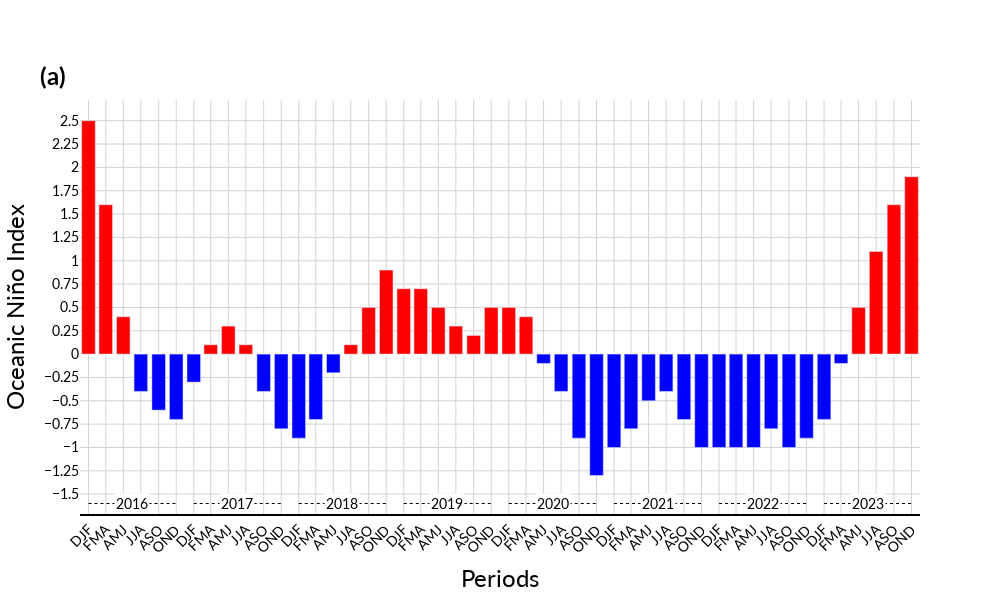

Write notebook code for a chart like this one.
### Code cell
# Melt the dataframe to long format
df_long = df.melt(id_vars=['Year'], var_name='Period', value_name='Value')

# Define the desired periods
desired_periods = ['DJF', 'FMA', 'AMJ', 'JJA', 'ASO', 'OND']

# Create a new datetime column based on Year and Period
df_long['Date'] = pd.to_datetime(df_long['Year'].astype(str) + '-' + df_long['Period'].map(
    {'DJF': '01', 'JFM': '02', 'FMA': '03', 'MAM': '04', 'AMJ': '05', 'MJJ': '06',
     'JJA': '07', 'JAS': '08', 'ASO': '09', 'SON': '10', 'OND': '11', 'NDJ': '12'}))

# Filter to keep only the desired periods
df_filtered = df_long[df_long['Period'].isin(desired_periods)]

# Sort by Date
df_filtered = df_filtered.sort_values('Date')

# Assign colors based on Value
colors = ['red' if value > 0 else 'blue' for value in df_filtered['Value']]

# Font styles
title_font_style = dict(
    family='Lato',
    color='black',
    size=24
)

font_style = dict(
    family='Lato',
    color='black',
    size=14
)

# Plotting with Plotly
fig = go.Figure()

# Adding bar trace
fig.add_trace(
    go.Bar(
        x=df_filtered['Date'],
        y=df_filtered['Value'],
        marker_color=colors
    )
)

# Customizing the layout
fig.update_layout(
    xaxis=dict(
        title='Periods',
        tickmode='array',
        tickvals=df_filtered['Date'], 
        ticktext=df_filtered['Period'],
        titlefont=title_font_style,
        tickfont=font_style,
        tickangle=-45,
        showline=True,
        linecolor='black',
        linewidth=2,
        gridcolor='lightgray'
    ),
    yaxis=dict(
        title='Oceanic Niño Index',
        titlefont=title_font_style,
        tickfont=font_style,
        dtick=.25,
        gridcolor='lightgray'
    ),
    showlegend=False,
    plot_bgcolor='white',
    height=600,
    width=1000
)

# Add annotation to the top-left corner
fig.add_annotation(
    text="(a)",
    xref="paper", yref="paper",
    x=-.05, y=1.1,
    xanchor="left", yanchor="top",
    showarrow=False,
    font=dict(
        family='Lato',
        color='black',
        weight='bold',
        size=24
    )
)

# Add annotations for years and horizontal extents
for year in df_filtered['Year'].unique():
    # Get the corresponding dates for the year
    year_dates = df_filtered[df_filtered['Year'] == year]['Date']
    start_date = year_dates.min()
    end_date = year_dates.max()
    mid_date = year_dates.mean()

    # Add annotation for year label
    fig.add_annotation(
        x=mid_date,
        y=min(df_filtered['Value']) - 0.3,
        text=str(year),
        showarrow=False,
        font=font_style,
        bgcolor='white',
    )

    # Add a horizontal extent line
    fig.add_shape(
        type="line",
        x0=start_date,
        x1=end_date,
        y0=min(df_filtered['Value']) - 0.3,
        y1=min(df_filtered['Value']) - 0.3,
        line=dict(
            color="black",
            width=1,
            dash='dot'
        )
    )

# Show the figure
fig.show()

# Save the figure as a PNG file
fig.write_image(os.path.join(img_path, 'oni.png'), engine="kaleido", scale=6)

### Figure 1 — Plotly figure (JSON) as saved in the notebook; plotly's stock layout.template omitted (floating-point values rounded to 4 significant figures)
{"data": [{"marker": {"color": ["red", "red", "red", "blue", "blue", "blue", "blue", "red", "red", "red", "blue", "blue", "blue", "blue", "blue", "red", "red", "red", "red", "red", "red", "red", "red", "red", "red", "red", "blue", "blue", "blue", "blue", "blue", "blue", "blue", "blue", "blue", "blue", "blue", "blue", "blue", "blue", "blue", "blue", "blue", "blue", "red", "red", "red", "red"]}, "type": "bar", "x": ["2016-01-01T00:00:00", "2016-03-01T00:00:00", "2016-05-01T00:00:00", "2016-07-01T00:00:00", "2016-09-01T00:00:00", "2016-11-01T00:00:00", "2017-01-01T00:00:00", "2017-03-01T00:00:00", "2017-05-01T00:00:00", "2017-07-01T00:00:00", "2017-09-01T00:00:00", "2017-11-01T00:00:00", "2018-01-01T00:00:00", "2018-03-01T00:00:00", "2018-05-01T00:00:00", "2018-07-01T00:00:00", "2018-09-01T00:00:00", "2018-11-01T00:00:00", "2019-01-01T00:00:00", "2019-03-01T00:00:00", "2019-05-01T00:00:00", "2019-07-01T00:00:00", "2019-09-01T00:00:00", "2019-11-01T00:00:00", "2020-01-01T00:00:00", "2020-03-01T00:00:00", "2020-05-01T00:00:00", "2020-07-01T00:00:00", "2020-09-01T00:00:00", "2020-11-01T00:00:00", "2021-01-01T00:00:00", "2021-03-01T00:00:00", "2021-05-01T00:00:00", "2021-07-01T00:00:00", "2021-09-01T00:00:00", "2021-11-01T00:00:00", "2022-01-01T00:00:00", "2022-03-01T00:00:00", "2022-05-01T00:00:00", "2022-07-01T00:00:00", "2022-09-01T00:00:00", "2022-11-01T00:00:00", "2023-01-01T00:00:00", "2023-03-01T00:00:00", "2023-05-01T00:00:00", "2023-07-01T00:00:00", "2023-09-01T00:00:00", "2023-11-01T00:00:00"], "y": [2.5, 1.6, 0.4, -0.4, -0.6, -0.7, -0.3, 0.1, 0.3, 0.1, -0.4, -0.8, -0.9, -0.7, -0.2, 0.1, 0.5, 0.9, 0.7, 0.7, 0.5, 0.3, 0.2, 0.5, 0.5, 0.4, -0.1, -0.4, -0.9, -1.3, -1, -0.8, -0.5, -0.4, -0.7, -1, -1, -1, -1, -0.8, -1, -0.9, -0.7, -0.1, 0.5, 1.1, 1.6, 1.9]}], "layout": {"annotations": [{"font": {"color": "black", "family": "Lato", "size": 24, "weight": "bold"}, "showarrow": false, "text": "(a)", "x": -0.05, "xanchor": "left", "xref": "paper", "y": 1.1, "yanchor": "top", "yref": "paper"}, {"bgcolor": "white", "font": {"color": "black", "family": "Lato", "size": 14}, "showarrow": false, "text": "2016", "x": "2016-06-01T00:00:00", "y": -1.6}, {"bgcolor": "white", "font": {"color": "black", "family": "Lato", "size": 14}, "showarrow": false, "text": "2017", "x": "2017-06-01T04:00:00", "y": -1.6}, {"bgcolor": "white", "font": {"color": "black", "family": "Lato", "size": 14}, "showarrow": false, "text": "2018", "x": "2018-06-01T04:00:00", "y": -1.6}, {"bgcolor": "white", "font": {"color": "black", "family": "Lato", "size": 14}, "showarrow": false, "text": "2019", "x": "2019-06-01T04:00:00", "y": -1.6}, {"bgcolor": "white", "font": {"color": "black", "family": "Lato", "size": 14}, "showarrow": false, "text": "2020", "x": "2020-06-01T00:00:00", "y": -1.6}, {"bgcolor": "white", "font": {"color": "black", "family": "Lato", "size": 14}, "showarrow": false, "text": "2021", "x": "2021-06-01T04:00:00", "y": -1.6}, {"bgcolor": "white", "font": {"color": "black", "family": "Lato", "size": 14}, "showarrow": false, "text": "2022", "x": "2022-06-01T04:00:00", "y": -1.6}, {"bgcolor": "white", "font": {"color": "black", "family": "Lato", "size": 14}, "showarrow": false, "text": "2023", "x": "2023-06-01T04:00:00", "y": -1.6}], "height": 600, "plot_bgcolor": "white", "shapes": [{"line": {"color": "black", "dash": "dot", "width": 1}, "type": "line", "x0": "2016-01-01T00:00:00", "x1": "2016-11-01T00:00:00", "y0": -1.6, "y1": -1.6}, {"line": {"color": "black", "dash": "dot", "width": 1}, "type": "line", "x0": "2017-01-01T00:00:00", "x1": "2017-11-01T00:00:00", "y0": -1.6, "y1": -1.6}, {"line": {"color": "black", "dash": "dot", "width": 1}, "type": "line", "x0": "2018-01-01T00:00:00", "x1": "2018-11-01T00:00:00", "y0": -1.6, "y1": -1.6}, {"line": {"color": "black", "dash": "dot", "width": 1}, "type": "line", "x0": "2019-01-01T00:00:00", "x1": "2019-11-01T00:00:00", "y0": -1.6, "y1": -1.6}, {"line": {"color": "black", "dash": "dot", "width": 1}, "type": "line", "x0": "2020-01-01T00:00:00", "x1": "2020-11-01T00:00:00", "y0": -1.6, "y1": -1.6}, {"line": {"color": "black", "dash": "dot", "width": 1}, "type": "line", "x0": "2021-01-01T00:00:00", "x1": "2021-11-01T00:00:00", "y0": -1.6, "y1": -1.6}, {"line": {"color": "black", "dash": "dot", "width": 1}, "type": "line", "x0": "2022-01-01T00:00:00", "x1": "2022-11-01T00:00:00", "y0": -1.6, "y1": -1.6}, {"line": {"color": "black", "dash": "dot", "width": 1}, "type": "line", "x0": "2023-01-01T00:00:00", "x1": "2023-11-01T00:00:00", "y0": -1.6, "y1": -1.6}], "showlegend": false, "width": 1000, "xaxis": {"gridcolor": "lightgray", "linecolor": "black", "linewidth": 2, "showline": true, "tickangle": -45, "tickfont": {"color": "black", "family": "Lato", "size": 14}, "tickmode": "array", "ticktext": ["DJF", "FMA", "AMJ", "JJA", "ASO", "OND", "DJF", "FMA", "AMJ", "JJA", "ASO", "OND", "DJF", "FMA", "AMJ", "JJA", "ASO", "OND", "DJF", "FMA", "AMJ", "JJA", "ASO", "OND", "DJF", "FMA", "AMJ", "JJA", "ASO", "OND", "DJF", "FMA", "AMJ", "JJA", "ASO", "OND", "DJF", "FMA", "AMJ", "JJA", "ASO", "OND", "DJF", "FMA", "AMJ", "JJA", "ASO", "OND"], "tickvals": ["2016-01-01T00:00:00", "2016-03-01T00:00:00", "2016-05-01T00:00:00", "2016-07-01T00:00:00", "2016-09-01T00:00:00", "2016-11-01T00:00:00", "2017-01-01T00:00:00", "2017-03-01T00:00:00", "2017-05-01T00:00:00", "2017-07-01T00:00:00", "2017-09-01T00:00:00", "2017-11-01T00:00:00", "2018-01-01T00:00:00", "2018-03-01T00:00:00", "2018-05-01T00:00:00", "2018-07-01T00:00:00", "2018-09-01T00:00:00", "2018-11-01T00:00:00", "2019-01-01T00:00:00", "2019-03-01T00:00:00", "2019-05-01T00:00:00", "2019-07-01T00:00:00", "2019-09-01T00:00:00", "2019-11-01T00:00:00", "2020-01-01T00:00:00", "2020-03-01T00:00:00", "2020-05-01T00:00:00", "2020-07-01T00:00:00", "2020-09-01T00:00:00", "2020-11-01T00:00:00", "2021-01-01T00:00:00", "2021-03-01T00:00:00", "2021-05-01T00:00:00", "2021-07-01T00:00:00", "2021-09-01T00:00:00", "2021-11-01T00:00:00", "2022-01-01T00:00:00", "2022-03-01T00:00:00", "2022-05-01T00:00:00", "2022-07-01T00:00:00", "2022-09-01T00:00:00", "2022-11-01T00:00:00", "2023-01-01T00:00:00", "2023-03-01T00:00:00", "2023-05-01T00:00:00", "2023-07-01T00:00:00", "2023-09-01T00:00:00", "2023-11-01T00:00:00"], "title": {"font": {"color": "black", "family": "Lato", "size": 24}, "text": "Periods"}}, "yaxis": {"dtick": 0.25, "gridcolor": "lightgray", "tickfont": {"color": "black", "family": "Lato", "size": 14}, "title": {"font": {"color": "black", "family": "Lato", "size": 24}, "text": "Oceanic Niño Index"}}}}
